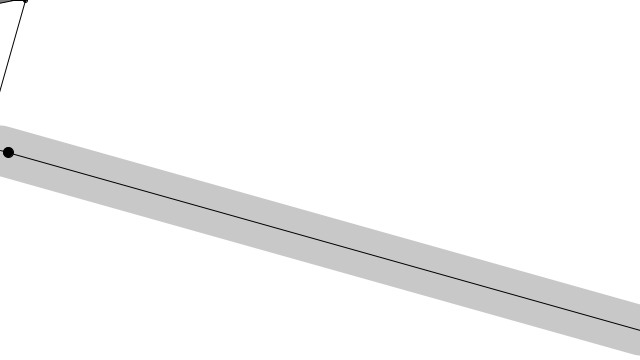
Frame 1 (no input)
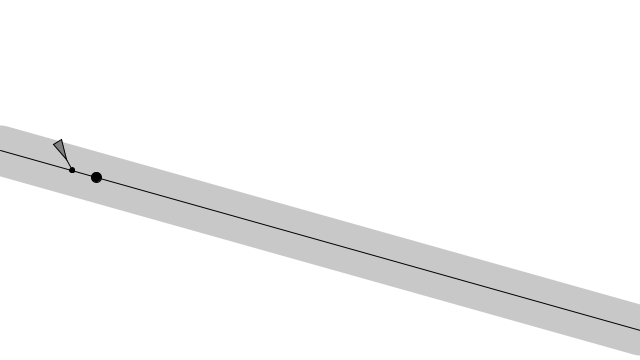
Frame 60 (the mouse pressed at the canvas centre just before this capture)
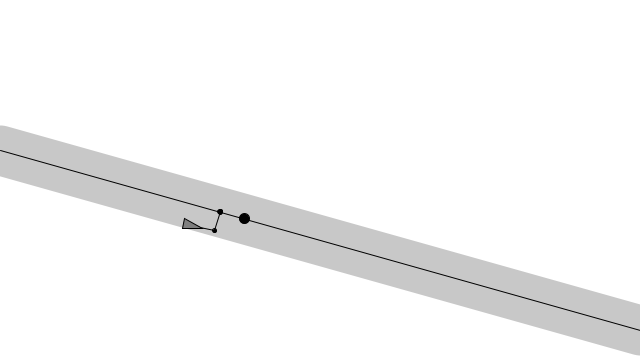
Frame 120 (the mouse held since frame 60 and released just before this capture)

The Processing sketch that drew these frames (run headless with seeded random() and noise(); from frame 60 on, the mouse is pressed at the canvas centre):

// Processing sketch: PathFollow
// ── PathFollow.pde
Path path;
Vehicle vehicle;

void setup(){
  size(640,360);
  path = new Path();
  vehicle = new Vehicle();
}

void draw(){
  background(255);
  path.display();
  
  vehicle.follow(path);  
  vehicle.update();
  vehicle.display();
  vehicle.boundary();
  
}
// ── Path.pde
class Path{
 
  PVector a;
  PVector b;
  float radius;
  Path(){
    radius = 25;
   a = new PVector(0,150);
   b = new PVector(width,330);
  }
  
  
  
  void display(){
    stroke(200);
    strokeWeight(radius*2);
    line(a.x,a.y,b.x,b.y);
    stroke(0);
    strokeWeight(1);
    line(a.x,a.y,b.x,b.y);
  }
  
}
// ── Vehicle.pde
class Vehicle {
  PVector location;
  PVector velocity;
  PVector acceleration;
  float maxspeed;
  float maxForce;
  float r;

  Vehicle() {
    r = 5;
    maxspeed = 3;
    maxForce = 0.3;
    location = new PVector(0, 0);
    velocity = new PVector(4, 0);
    acceleration = new PVector(0, 0);
  }

  void follow(Path path) {
    PVector predict = velocity.get();
    predict.normalize();
    predict.mult(25);

    PVector predictpos = PVector.add(location, predict);
    


    PVector normal = getNormalPoint(path.a, path.b, predictpos);
    fill(0);
    ellipse(normal.x, normal.y, 5, 5);

    PVector dir = PVector.sub(path.b, path.a);
    dir.normalize();
    dir.mult(25);

    PVector target = PVector.add(dir, normal);
    fill(0);
    ellipse(target.x, target.y, 10, 10);

    float distance = PVector.dist(normal, predictpos);
    if (distance > path.radius) {
      seek(target);
    }    
    
    fill(0);
    stroke(0);
    line(location.x, location.y, predictpos.x, predictpos.y);
    ellipse(predictpos.x, predictpos.y, 4, 4);

    fill(0);
    stroke(0);
    line(predictpos.x, predictpos.y, normal.x, normal.y);
    ellipse(normal.x, normal.y, 4, 4);
    stroke(0);
  }

  PVector getNormalPoint(PVector a, PVector b, PVector pos) {
    PVector ab = PVector.sub(b, a);
    PVector ap = PVector.sub(pos, a);

    ab.normalize();
    ab.mult(ab.dot(ap));

    PVector normal = PVector.add(a, ab);
    return normal;
  }

  void seek(PVector target) {
    PVector desired = PVector.sub(target, location);
    desired.normalize();
    desired.mult(maxspeed);

    PVector steer = PVector.sub(desired, velocity);
    steer.limit(maxForce);
    applyForce(steer);
  }

  void applyForce(PVector force) {
    acceleration.add(force);
  }

  void update() {
    velocity.add(acceleration);
    location.add(velocity);
    acceleration.mult(0);
  }

  void display() {
    float theta = velocity.heading2D() + PI/2;
    fill(127);
    stroke(0);
    strokeWeight(1);
    pushMatrix();
    translate(location.x, location.y);
    rotate(theta);
    beginShape();
    vertex(0, -r*2);
    vertex(-r, r*2);
    vertex(r, r*2);
    endShape(CLOSE);
    popMatrix();
  }

  void boundary() {
    if (location.x>width)
      location.x = 0;
    if (location.y>height)
      location.y = 0;
  }
}
